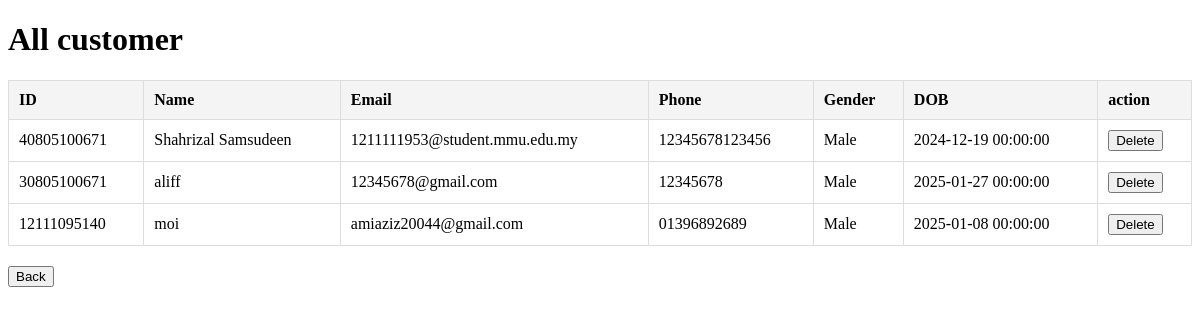
The page /viewcustomer on the database its author committed.
### main.py (models this page shows)
class customer(db.Model,UserMixin):
  id=db.Column(db.Integer, primary_key=True)
  name=db.Column(db.String(150))
  password=db.Column(db.String(150))
  email=db.Column(db.String(100),unique=True)
  ph=db.Column(db.String(150),unique=True)
  gender=db.Column(db.String(150))
  dob=db.Column(db.DateTime(),default=datetime)

### main.py (the view)
@tandtweb.route('/viewcustomer', methods=['GET'])
def view_customer():
    customer_list = customer.query.all()
    return render_template('viewcustomer.html', customer_list=customer_list)

### templates/viewcustomer.html (shortened to what this page needs)
<!DOCTYPE html>
<html lang="en">
<head>
</head>
<body>
    <h1>All customer</h1>
    <table>
        <thead>
            <tr>
                <th>ID</th>
                <th>Name</th>
                <th>Email</th>
                <th>Phone</th>
                <th>Gender</th>
                <th>DOB</th>
                <th>action</th>
            </tr>
        </thead>
        <tbody>
            {% for customer in customer_list %}
                <tr>
                    <td>{{ customer.id }}</td>
                    <td>{{ customer.name }}</td>
                    <td>{{ customer.email }}</td>
                    <td>{{ customer.ph }}</td>
                    <td>{{ customer.gender }}</td>
                    <td>{{ customer.dob }}</td>
                    <td>
                    <form action="/deletecustomer/{{ customer.id }}" method="POST" onsubmit="return confirm('Are you sure you want to delete this customer?')" style="display: inline;">
                      <button type="submit">Delete</button>
                  </form>
                </td>
                </tr>
            {% endfor %}
        </tbody>
    </table>
    <button type="button" onclick="window.location.href='/adminhome'">Back</button>
</body>
</html>

### templates/viewcustomer.html (style rules this page uses)
table { width: 100%; border-collapse: collapse; margin: 20px 0; }
table, th, td { border: 1px solid #ddd; }
th, td { padding: 10px; text-align: left; }
th { background-color: #f4f4f4; }

### rows shown on the page
customer: id "40805100671", name "Shahrizal Samsudeen", email "1211111953@student.mmu.edu.my", ph "12345678123456", gender "Male", dob "2024-12-19 00:00:00"
customer: id "30805100671", name "aliff", email "12345678@gmail.com", ph "12345678", gender "Male", dob "2025-01-27 00:00:00"
customer: id "12111095140", name "moi", email "amiaziz20044@gmail.com", ph "01396892689", gender "Male", dob "2025-01-08 00:00:00"
